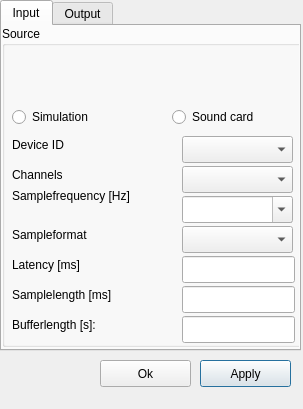
<?xml version="1.0" encoding="UTF-8"?>
<ui version="4.0">
 <class>Settings</class>
 <widget class="QDialog" name="Settings">
  <property name="geometry">
   <rect>
    <x>0</x>
    <y>0</y>
    <width>303</width>
    <height>409</height>
   </rect>
  </property>
  <property name="windowTitle">
   <string>Audio Settings</string>
  </property>
  <property name="locale">
   <locale language="English" country="UnitedStates"/>
  </property>
  <widget class="QPushButton" name="btnApply">
   <property name="geometry">
    <rect>
     <x>200</x>
     <y>360</y>
     <width>91</width>
     <height>27</height>
    </rect>
   </property>
   <property name="text">
    <string>Apply</string>
   </property>
  </widget>
  <widget class="QPushButton" name="btnOk">
   <property name="geometry">
    <rect>
     <x>100</x>
     <y>360</y>
     <width>91</width>
     <height>27</height>
    </rect>
   </property>
   <property name="text">
    <string>Ok</string>
   </property>
  </widget>
  <widget class="QLabel" name="labelLastErrorText">
   <property name="geometry">
    <rect>
     <x>10</x>
     <y>390</y>
     <width>281</width>
     <height>17</height>
    </rect>
   </property>
   <property name="toolTip">
    <string>Displays error codes or success of initialization</string>
   </property>
   <property name="text">
    <string/>
   </property>
  </widget>
  <widget class="QTabWidget" name="tabWidget">
   <property name="geometry">
    <rect>
     <x>0</x>
     <y>0</y>
     <width>301</width>
     <height>351</height>
    </rect>
   </property>
   <property name="currentIndex">
    <number>0</number>
   </property>
   <widget class="QWidget" name="tabInput">
    <attribute name="title">
     <string>Input</string>
    </attribute>
    <widget class="QGroupBox" name="groupBoxSource">
     <property name="geometry">
      <rect>
       <x>0</x>
       <y>0</y>
       <width>301</width>
       <height>321</height>
      </rect>
     </property>
     <property name="title">
      <string>Source</string>
     </property>
     <widget class="QRadioButton" name="radioModeSimulation">
      <property name="geometry">
       <rect>
        <x>10</x>
        <y>80</y>
        <width>101</width>
        <height>22</height>
       </rect>
      </property>
      <property name="toolTip">
       <string>Activates simulation of a scope signal</string>
      </property>
      <property name="text">
       <string>Simulation</string>
      </property>
     </widget>
     <widget class="QRadioButton" name="radioModeAudioInput">
      <property name="geometry">
       <rect>
        <x>170</x>
        <y>80</y>
        <width>111</width>
        <height>22</height>
       </rect>
      </property>
      <property name="toolTip">
       <string>Activates scope signal via soundcard</string>
      </property>
      <property name="text">
       <string>Sound card</string>
      </property>
     </widget>
     <widget class="QLabel" name="labelInputDeviceName">
      <property name="geometry">
       <rect>
        <x>10</x>
        <y>20</y>
        <width>281</width>
        <height>61</height>
       </rect>
      </property>
      <property name="toolTip">
       <string>shows the device name</string>
      </property>
      <property name="text">
       <string/>
      </property>
      <property name="textFormat">
       <enum>Qt::RichText</enum>
      </property>
      <property name="alignment">
       <set>Qt::AlignLeading|Qt::AlignLeft|Qt::AlignTop</set>
      </property>
      <property name="wordWrap">
       <bool>true</bool>
      </property>
     </widget>
     <widget class="QLineEdit" name="edtBufferSize">
      <property name="geometry">
       <rect>
        <x>180</x>
        <y>290</y>
        <width>113</width>
        <height>27</height>
       </rect>
      </property>
      <property name="toolTip">
       <string>Enter total sample buffer length for scope view</string>
      </property>
     </widget>
     <widget class="QLabel" name="labelBufferSize">
      <property name="geometry">
       <rect>
        <x>10</x>
        <y>290</y>
        <width>161</width>
        <height>17</height>
       </rect>
      </property>
      <property name="text">
       <string>Bufferlength [s]:</string>
      </property>
     </widget>
     <widget class="QComboBox" name="comboChannels">
      <property name="geometry">
       <rect>
        <x>180</x>
        <y>140</y>
        <width>111</width>
        <height>27</height>
       </rect>
      </property>
      <property name="toolTip">
       <string>Choose the number of channels</string>
      </property>
     </widget>
     <widget class="QLabel" name="label">
      <property name="geometry">
       <rect>
        <x>10</x>
        <y>200</y>
        <width>161</width>
        <height>17</height>
       </rect>
      </property>
      <property name="text">
       <string>Sampleformat</string>
      </property>
     </widget>
     <widget class="QLabel" name="labelSampleFrequency">
      <property name="geometry">
       <rect>
        <x>10</x>
        <y>160</y>
        <width>161</width>
        <height>20</height>
       </rect>
      </property>
      <property name="text">
       <string>Samplefrequency [Hz]</string>
      </property>
     </widget>
     <widget class="QLineEdit" name="edtLatency">
      <property name="geometry">
       <rect>
        <x>180</x>
        <y>230</y>
        <width>113</width>
        <height>27</height>
       </rect>
      </property>
      <property name="toolTip">
       <string>Enter the desired latency</string>
      </property>
     </widget>
     <widget class="QLineEdit" name="edtSampleSize">
      <property name="geometry">
       <rect>
        <x>180</x>
        <y>260</y>
        <width>113</width>
        <height>27</height>
       </rect>
      </property>
      <property name="toolTip">
       <string>Enter delivered sample length to update scope view</string>
      </property>
     </widget>
     <widget class="QComboBox" name="comboDeviceID">
      <property name="geometry">
       <rect>
        <x>180</x>
        <y>110</y>
        <width>111</width>
        <height>27</height>
       </rect>
      </property>
      <property name="toolTip">
       <string>Select the audio device</string>
      </property>
     </widget>
     <widget class="QLabel" name="labelDevices">
      <property name="geometry">
       <rect>
        <x>10</x>
        <y>110</y>
        <width>161</width>
        <height>17</height>
       </rect>
      </property>
      <property name="text">
       <string>Device ID</string>
      </property>
     </widget>
     <widget class="QLabel" name="labelChannels">
      <property name="geometry">
       <rect>
        <x>10</x>
        <y>140</y>
        <width>161</width>
        <height>17</height>
       </rect>
      </property>
      <property name="text">
       <string>Channels</string>
      </property>
     </widget>
     <widget class="QLabel" name="labelSampleSize">
      <property name="geometry">
       <rect>
        <x>10</x>
        <y>260</y>
        <width>161</width>
        <height>17</height>
       </rect>
      </property>
      <property name="text">
       <string>Samplelength [ms]</string>
      </property>
     </widget>
     <widget class="QComboBox" name="comboSampleFrequency">
      <property name="geometry">
       <rect>
        <x>180</x>
        <y>170</y>
        <width>111</width>
        <height>27</height>
       </rect>
      </property>
      <property name="toolTip">
       <string>Select the sample frequency or try an appropriate frequency</string>
      </property>
      <property name="editable">
       <bool>true</bool>
      </property>
     </widget>
     <widget class="QComboBox" name="comboFormats">
      <property name="geometry">
       <rect>
        <x>180</x>
        <y>200</y>
        <width>111</width>
        <height>27</height>
       </rect>
      </property>
      <property name="toolTip">
       <string>Select the sample format</string>
      </property>
     </widget>
     <widget class="QLabel" name="labelLatency">
      <property name="geometry">
       <rect>
        <x>10</x>
        <y>230</y>
        <width>161</width>
        <height>17</height>
       </rect>
      </property>
      <property name="text">
       <string>Latency [ms]</string>
      </property>
     </widget>
    </widget>
   </widget>
   <widget class="QWidget" name="tabOutput">
    <attribute name="title">
     <string>Output</string>
    </attribute>
    <widget class="QGroupBox" name="groupBoxDestination">
     <property name="geometry">
      <rect>
       <x>0</x>
       <y>0</y>
       <width>301</width>
       <height>311</height>
      </rect>
     </property>
     <property name="title">
      <string>Destination</string>
     </property>
     <widget class="QLabel" name="labelOutputDeviceName">
      <property name="geometry">
       <rect>
        <x>10</x>
        <y>20</y>
        <width>281</width>
        <height>51</height>
       </rect>
      </property>
      <property name="toolTip">
       <string>shows the device name</string>
      </property>
      <property name="text">
       <string/>
      </property>
      <property name="textFormat">
       <enum>Qt::RichText</enum>
      </property>
      <property name="scaledContents">
       <bool>true</bool>
      </property>
      <property name="alignment">
       <set>Qt::AlignLeading|Qt::AlignLeft|Qt::AlignTop</set>
      </property>
      <property name="wordWrap">
       <bool>true</bool>
      </property>
     </widget>
     <widget class="QCheckBox" name="checkShowFGinScope">
      <property name="geometry">
       <rect>
        <x>10</x>
        <y>80</y>
        <width>271</width>
        <height>41</height>
       </rect>
      </property>
      <property name="text">
       <string>Show Function Generator
Output in Scope</string>
      </property>
     </widget>
     <widget class="QComboBox" name="comboDeviceID_2">
      <property name="geometry">
       <rect>
        <x>180</x>
        <y>140</y>
        <width>111</width>
        <height>27</height>
       </rect>
      </property>
      <property name="toolTip">
       <string>Select the audio device</string>
      </property>
     </widget>
     <widget class="QLabel" name="labelDevices_2">
      <property name="geometry">
       <rect>
        <x>10</x>
        <y>140</y>
        <width>161</width>
        <height>17</height>
       </rect>
      </property>
      <property name="text">
       <string>Device ID</string>
      </property>
     </widget>
     <widget class="QComboBox" name="comboChannels_2">
      <property name="geometry">
       <rect>
        <x>180</x>
        <y>170</y>
        <width>111</width>
        <height>27</height>
       </rect>
      </property>
      <property name="toolTip">
       <string>Choose the number of channels</string>
      </property>
     </widget>
     <widget class="QLabel" name="labelChannels_2">
      <property name="geometry">
       <rect>
        <x>10</x>
        <y>170</y>
        <width>161</width>
        <height>17</height>
       </rect>
      </property>
      <property name="text">
       <string>Channels</string>
      </property>
     </widget>
     <widget class="QComboBox" name="comboSampleFrequency_2">
      <property name="geometry">
       <rect>
        <x>180</x>
        <y>200</y>
        <width>111</width>
        <height>27</height>
       </rect>
      </property>
      <property name="toolTip">
       <string>Select the sample frequency or try an appropriate frequency</string>
      </property>
      <property name="editable">
       <bool>true</bool>
      </property>
     </widget>
     <widget class="QLabel" name="labelSampleFrequency_2">
      <property name="geometry">
       <rect>
        <x>10</x>
        <y>200</y>
        <width>161</width>
        <height>20</height>
       </rect>
      </property>
      <property name="text">
       <string>Samplefrequency [Hz]</string>
      </property>
     </widget>
     <widget class="QComboBox" name="comboFormats_2">
      <property name="geometry">
       <rect>
        <x>180</x>
        <y>230</y>
        <width>111</width>
        <height>27</height>
       </rect>
      </property>
      <property name="toolTip">
       <string>Select the sample format</string>
      </property>
     </widget>
     <widget class="QLabel" name="label_2">
      <property name="geometry">
       <rect>
        <x>10</x>
        <y>230</y>
        <width>161</width>
        <height>17</height>
       </rect>
      </property>
      <property name="text">
       <string>Sampleformat</string>
      </property>
     </widget>
     <widget class="QLineEdit" name="edtLatency_2">
      <property name="geometry">
       <rect>
        <x>180</x>
        <y>260</y>
        <width>113</width>
        <height>27</height>
       </rect>
      </property>
      <property name="toolTip">
       <string>Enter the desired latency</string>
      </property>
     </widget>
     <widget class="QLabel" name="labelLatency_2">
      <property name="geometry">
       <rect>
        <x>10</x>
        <y>260</y>
        <width>161</width>
        <height>17</height>
       </rect>
      </property>
      <property name="text">
       <string>Latency [ms]</string>
      </property>
     </widget>
    </widget>
   </widget>
  </widget>
 </widget>
 <resources/>
 <connections/>
</ui>
